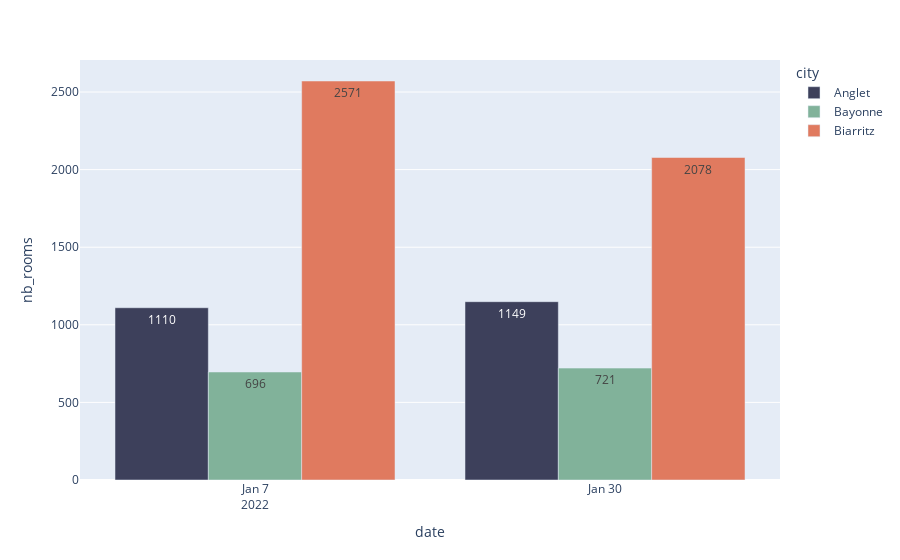

The code cell stored with this chart in its notebook:
### Markdown cell above
# Evolution du nombre de logements (tout type)

### Code cell
_df = df.groupby(['survey_id', 'city']).aggregate(
    date=pd.NamedAgg('survey_date', 'max'),
    nb_rooms=pd.NamedAgg('room_id', 'count'),
    nb_licensed=pd.NamedAgg('has_license', 'sum'),
    ).reset_index()
_df = _df[_df.survey_id.isin(SURVEY_IDS)]

px.bar(_df, 
        x='date', 
        y='nb_rooms', 
        color='city', 
        barmode='group', 
        text_auto=True,
        color_discrete_map=COLOR_MAP)

### Figure 1 — Plotly figure (JSON) as saved in the notebook; plotly's stock layout.template omitted (floating-point values rounded to 4 significant figures)
{"data": [{"alignmentgroup": "True", "hovertemplate": "city=Anglet<br>date=%{x}<br>nb_rooms=%{y}<extra></extra>", "legendgroup": "Anglet", "marker": {"color": "#3d405b", "pattern": {"shape": ""}}, "name": "Anglet", "offsetgroup": "Anglet", "orientation": "v", "showlegend": true, "textposition": "auto", "texttemplate": "%{y}", "type": "bar", "x": ["2022-01-07T21:13:23.891570", "2022-01-30T17:24:15.243725"], "xaxis": "x", "y": [1110, 1149], "yaxis": "y"}, {"alignmentgroup": "True", "hovertemplate": "city=Bayonne<br>date=%{x}<br>nb_rooms=%{y}<extra></extra>", "legendgroup": "Bayonne", "marker": {"color": "#81b29a", "pattern": {"shape": ""}}, "name": "Bayonne", "offsetgroup": "Bayonne", "orientation": "v", "showlegend": true, "textposition": "auto", "texttemplate": "%{y}", "type": "bar", "x": ["2022-01-07T21:13:23.891570", "2022-01-30T17:24:15.243725"], "xaxis": "x", "y": [696, 721], "yaxis": "y"}, {"alignmentgroup": "True", "hovertemplate": "city=Biarritz<br>date=%{x}<br>nb_rooms=%{y}<extra></extra>", "legendgroup": "Biarritz", "marker": {"color": "#e07a5f", "pattern": {"shape": ""}}, "name": "Biarritz", "offsetgroup": "Biarritz", "orientation": "v", "showlegend": true, "textposition": "auto", "texttemplate": "%{y}", "type": "bar", "x": ["2022-01-07T21:13:23.891570", "2022-01-30T17:24:15.243725"], "xaxis": "x", "y": [2571, 2078], "yaxis": "y"}], "layout": {"barmode": "group", "legend": {"title": {"text": "city"}, "tracegroupgap": 0}, "margin": {"t": 60}, "xaxis": {"anchor": "y", "domain": [0, 1], "title": {"text": "date"}}, "yaxis": {"anchor": "x", "domain": [0, 1], "title": {"text": "nb_rooms"}}}}
